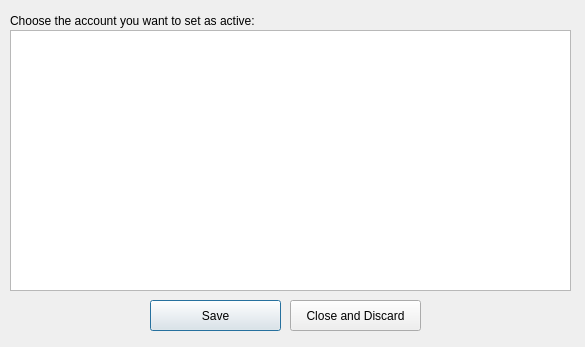
<?xml version="1.0" encoding="UTF-8"?>
<ui version="4.0">
 <class>Dialog</class>
 <widget class="QDialog" name="Dialog">
  <property name="geometry">
   <rect>
    <x>0</x>
    <y>0</y>
    <width>585</width>
    <height>347</height>
   </rect>
  </property>
  <property name="windowTitle">
   <string>Dialog</string>
  </property>
  <widget class="QTableView" name="tableView">
   <property name="geometry">
    <rect>
     <x>10</x>
     <y>30</y>
     <width>561</width>
     <height>261</height>
    </rect>
   </property>
  </widget>
  <widget class="QPushButton" name="butAccountSave">
   <property name="geometry">
    <rect>
     <x>150</x>
     <y>300</y>
     <width>131</width>
     <height>31</height>
    </rect>
   </property>
   <property name="text">
    <string>Save</string>
   </property>
  </widget>
  <widget class="QLabel" name="label">
   <property name="geometry">
    <rect>
     <x>10</x>
     <y>10</y>
     <width>311</width>
     <height>21</height>
    </rect>
   </property>
   <property name="text">
    <string>Choose the account you want to set as active:</string>
   </property>
  </widget>
  <widget class="QPushButton" name="butAccountClose">
   <property name="geometry">
    <rect>
     <x>290</x>
     <y>300</y>
     <width>131</width>
     <height>31</height>
    </rect>
   </property>
   <property name="text">
    <string>Close and Discard</string>
   </property>
  </widget>
 </widget>
 <resources/>
 <connections/>
</ui>
